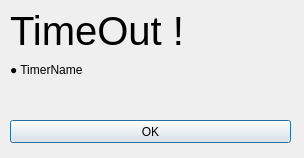
<?xml version="1.0" encoding="UTF-8"?>
<ui version="4.0">
 <class>TimeOut</class>
 <widget class="QDialog" name="TimeOut">
  <property name="geometry">
   <rect>
    <x>0</x>
    <y>0</y>
    <width>304</width>
    <height>158</height>
   </rect>
  </property>
  <property name="windowTitle">
   <string>TimeOut</string>
  </property>
  <widget class="QLabel" name="label">
   <property name="geometry">
    <rect>
     <x>10</x>
     <y>0</y>
     <width>191</width>
     <height>61</height>
    </rect>
   </property>
   <property name="sizePolicy">
    <sizepolicy hsizetype="Preferred" vsizetype="Preferred">
     <horstretch>0</horstretch>
     <verstretch>0</verstretch>
    </sizepolicy>
   </property>
   <property name="sizeIncrement">
    <size>
     <width>0</width>
     <height>0</height>
    </size>
   </property>
   <property name="font">
    <font>
     <pointsize>30</pointsize>
    </font>
   </property>
   <property name="text">
    <string>TimeOut !</string>
   </property>
  </widget>
  <widget class="QLabel" name="label_2">
   <property name="geometry">
    <rect>
     <x>10</x>
     <y>60</y>
     <width>101</width>
     <height>20</height>
    </rect>
   </property>
   <property name="text">
    <string>● TimerName </string>
   </property>
  </widget>
  <widget class="QLabel" name="timerNameLabel">
   <property name="geometry">
    <rect>
     <x>10</x>
     <y>80</y>
     <width>281</width>
     <height>31</height>
    </rect>
   </property>
   <property name="font">
    <font>
     <pointsize>15</pointsize>
    </font>
   </property>
   <property name="text">
    <string/>
   </property>
  </widget>
  <widget class="QPushButton" name="pushButton">
   <property name="geometry">
    <rect>
     <x>10</x>
     <y>120</y>
     <width>281</width>
     <height>23</height>
    </rect>
   </property>
   <property name="text">
    <string>OK</string>
   </property>
  </widget>
 </widget>
 <resources/>
 <connections/>
</ui>
